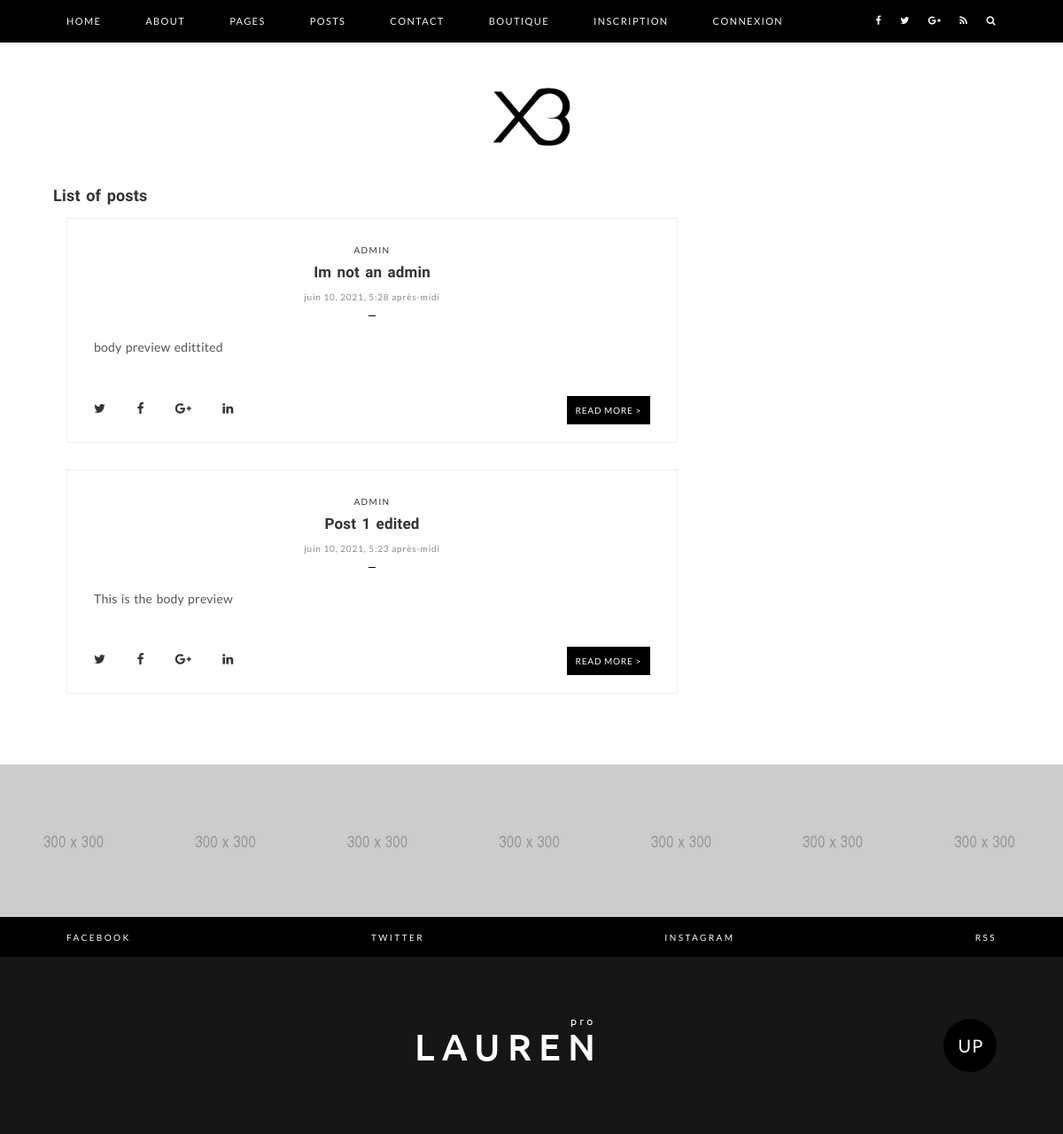
Page /post-list on the earlier database version.
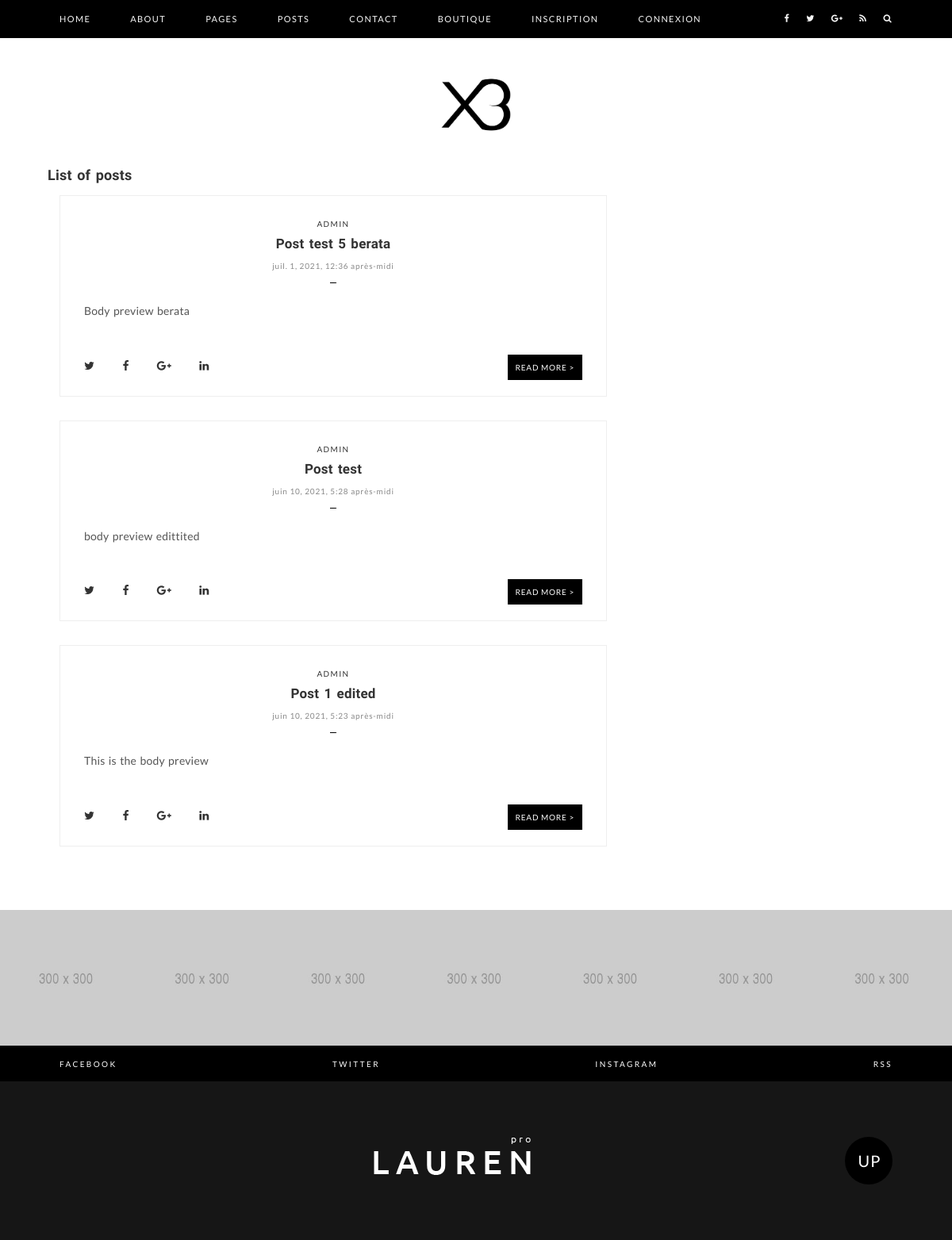
Same page on the later database version.
### blog/models.py (models this page shows, shortened)
class Post(models.Model):
    author = models.ForeignKey(Account, verbose_name='Author of the post', on_delete=models.CASCADE)
    title = models.CharField(max_length=255, null=True)
    slug_post = models.SlugField(max_length=40, null=True)
    body = RichTextField(blank=True, null=True)
    bodyPreview = models.TextField(max_length=500, null=True)
    main_img = models.ImageField(upload_to='images/', null=True, blank=True)
    date_added = models.DateTimeField(auto_now_add=True)
    class Meta:
        ordering = ['-date_added']

### account/models.py (models this page shows, shortened)
class Account(models.Model):
    user = models.ForeignKey(User, verbose_name='Associated user', on_delete=models.CASCADE)
    userId = models.IntegerField(null=True)
    def __str__(self):
        return self.user.username

### blog/views.py (the view)
# urls.py: path('post-list', views.postList, name='post-list'),
def postList(request):
    posts = Post.objects.all()
    return render(request, 'blog/post-list.html', {'posts': posts, 'admin': isAdmin(request)})

### account/views.py (called while the page is built)
def isAdmin(request):
    admin = 0
    for group in request.user.groups.all():
        if group.name == 'admin':
            admin = 1
    return admin

### templates/blog/post-list.html (shortened to what this page needs)
{% extends 'base/main.html' %}
{% block contenu %}
<div class="main-content">
    <div class="container">
        <div class="row">
            <h1>List of posts</h1>
            <br>
            <div class="col-md-8">
                <div class="normal-posts">
                    {% for post in posts %}
                    <div class="normal-post">
                        <div class="normal-post-image">
                        </div>
                        <div class="normal-post-title">
                            <span class="category"><a href="#">{{ post.author }}</a></span>
                            <h2><a href="{% url 'post_detail' post.slug_post %}">{{ post.title }}</a></h2>
                            <time class="post-date">{{ post.date_added }}</time>
                        </div>
                        <div class="normal-post-content">
                            <p>{{ post.bodyPreview }}</p>
                        </div>
                        <div class="normal-post-footer">
                            <ul class="post-share">
                                <li><a href="#"><i class="fa fa-twitter"></i></a></li>
                                <li><a href="#"><i class="fa fa-facebook"></i></a></li>
                                <li><a href="#"><i class="fa fa-google-plus"></i></a></li>
                                <li><a href="#"><i class="fa fa-linkedin"></i></a></li>
                            </ul>
                            <div class="read-more-button">
                                <span class="medium-button"><a href="{% url 'post_detail' post.slug_post %}">Read More ></a></span>
                            </div>
                        </div>
                    </div>
                    {% empty %}
                    <h3>No posts yet !</h3>
                    {% endfor %}
                </div>
            </div>
        </div>
    </div>
</div>
{% endblock %}

Differences in the rows shown:
added Post: author "ADMIN", title "Post test 5 berata", date_added "juil. 1, 2021, 12:36 après-midi", bodyPreview "Body preview berata"
changed Post "body preview edittited": title "Im not an admin" → "Post test"
